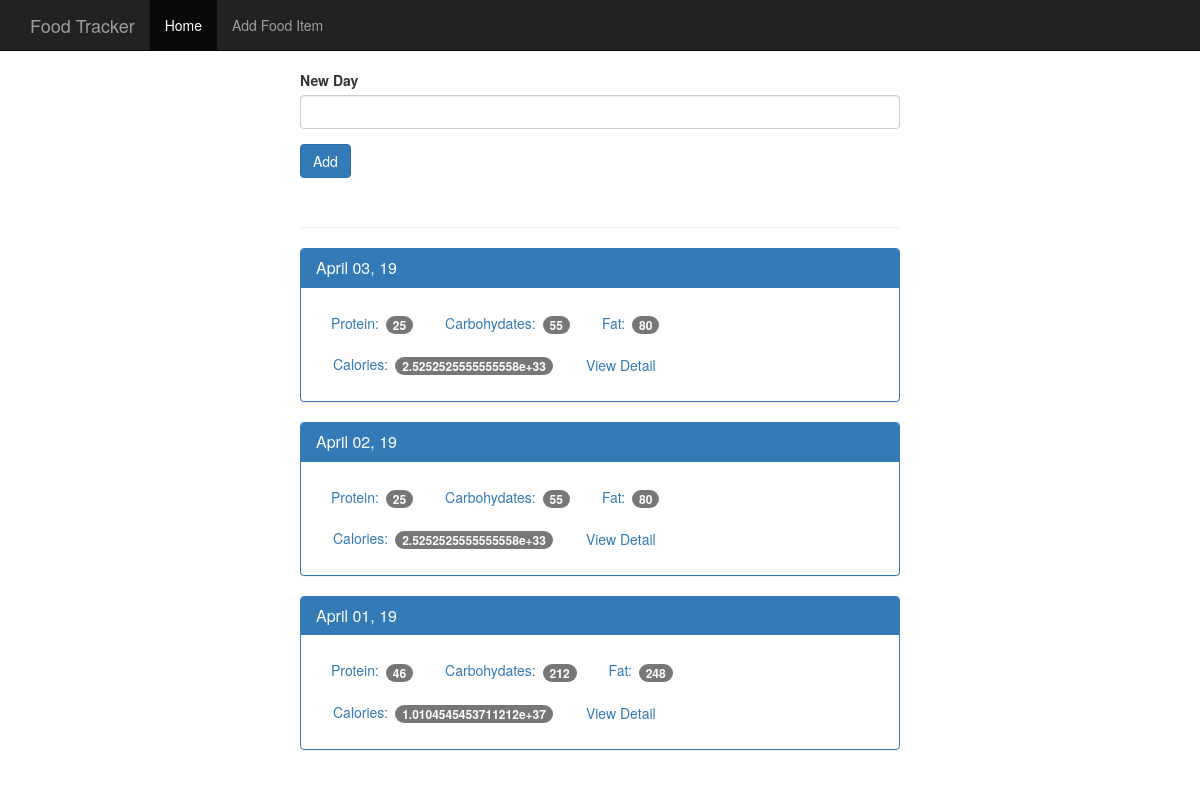
The page / on the database its author committed.
### tables this page shows
CREATE TABLE log_date(
id integer primary key autoincrement,
entry_date date mot null );

### app.py (the view)
@app.route('/', methods=['POST', 'GET'])
def index():
    db = get_db()
    if request.method == 'POST':
        date = request.form['date']
        dt = datetime.strptime(date, '%Y-%m-%d')
        database_date = datetime.strftime(dt, '%Y%m%d')
        db.execute('insert into log_date(entry_date) values (?)', [database_date])
        db.commit()
    cur = db.execute('''select log_date.entry_date, sum(food.protein) as protein, sum(food.carbohydrates) as carbohydrates, sum(food.fat)as fat, sum(food.calories)as calories
                        from log_date
                        join food_date on food_date.log_date_id = log_date.id
                        join food on food.id = food_date.food_id
                        group by log_date.id order by log_date.entry_date desc''')
    results = cur.fetchall()
    date_results = []
    for i in results:
        single_date = {}
        single_date['entry_date'] = i['entry_date']
        single_date['protein'] = i['protein']
        single_date['carbohydrates'] = i['carbohydrates']
        single_date['fat'] = i['fat']
        single_date['calories'] = i['calories']
        d = datetime.strptime(str(i['entry_date']), '%Y%m%d')
        single_date['pretty_date'] = datetime.strftime(d, '%B %d, %y')
        date_results.append(single_date)
    return render_template('home.html', results=date_results)

### database.py (called while the page is built)
def connect_db():
    sql = sqlite3.connect('D://Projects/Python/Food-Tracker/food_log.db')
    sql.row_factory = sqlite3.Row
    return sql

def get_db():
    if not hasattr(g, 'sqlite3'):
        g.sqlite_db = connect_db()
        return g.sqlite_db

### templates/home.html
{% extends "base.html" %}
{% block body %}
    <nav class="navbar navbar-inverse navbar-fixed-top">
      <div class="container">
        <div class="navbar-header">
          <a class="navbar-brand" href="{{ url_for('index') }}">Food Tracker</a>
        </div>
        <div id="navbar" class="navbar-collapse collapse">
          <ul class="nav navbar-nav">
            <li class="active"><a href="{{ url_for('index') }}">Home</a></li>
            <li><a href="{{ url_for('food') }}">Add Food Item</a></li>
          </ul>
        </div>
      </div>
    </nav>
    <div class="container theme-showcase col-sm-6 col-sm-offset-3" role="main">
      <div class="row">
        <div>
          <form method="POST" action="/">
            <div class="form-group">
              <label for="new-day">New Day</label>
              <input type="text" class="form-control" name="date" id="new-day">
            </div>
            <button type="submit" class="btn btn-primary">Add</button>
          </form>
          <div class="page-header"></div>
          {% for r in results %}
          <div class="panel panel-primary">
            <div class="panel-heading">
              <h3 class="panel-title">{{ r.pretty_date }}</h3>
            </div>
            <div class="panel-body">
              <ul class="nav nav-pills" role="tablist">
                <li><a>Protein: <span class="badge">{{ r.protein }}</span></a></li>
                <li><a>Carbohydates: <span class="badge">{{ r.carbohydrates }}</span></a></li>
                <li><a>Fat: <span class="badge">{{ r.fat }}</span></a></li>
                <li><a>Calories: <span class="badge">{{ r.calories }}</span></a></li>
                <li><a href="{{ url_for('view',date=r.entry_date) }}" type="button" class="btn btn-link">View Detail</a></li>
              </ul>
            </div>
          </div>
            {%  endfor %}
        </div>
      </div>
    </div>
{% endblock %}

### static/theme.css (style rules this page uses)
body { padding-top: 70px; padding-bottom: 30px; }

### rows shown on the page
log_date: pretty_date "April 03, 19", protein "25", carbohydrates "55", fat "80", calories "2.5252525555555558e+33"
log_date: pretty_date "April 02, 19", protein "25", carbohydrates "55", fat "80", calories "2.5252525555555558e+33"
log_date: pretty_date "April 01, 19", protein "46", carbohydrates "212", fat "248", calories "1.0104545453711212e+37"
